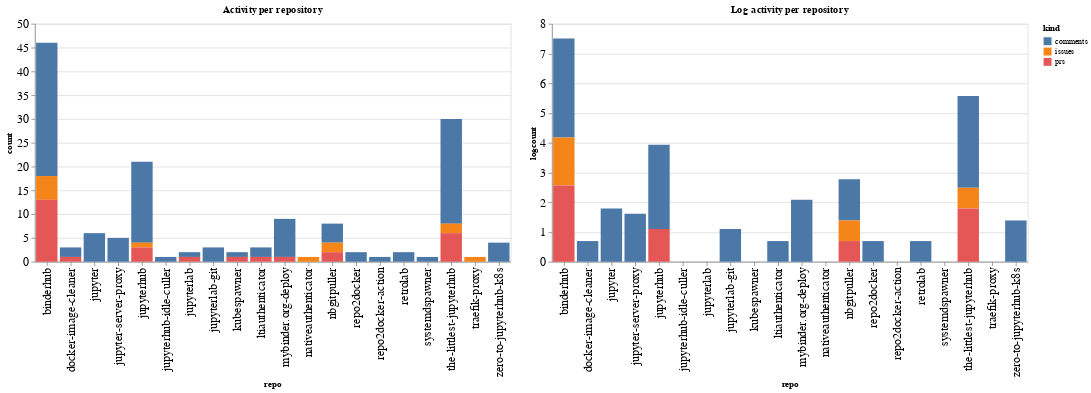

The notebook cell saved with this chart:
### Code cell
ch1 = alt.Chart(repo_summaries, width=600, title="Activity per repository").mark_bar().encode(
    x='repo',
    y='count',
    color='kind',
    tooltip="kind"
)

ch2 = alt.Chart(repo_summaries, width=600, title="Log activity per repository").mark_bar().encode(
    x='repo',
    y='logcount',
    color='kind',
    tooltip="kind"
)

ch1 | ch2

### Figure 1 — Vega-Lite specification as saved in the notebook (floating-point values rounded to 4 significant figures)
{"config": {"axisLeft": {"labelFontSize": 15}, "axisBottom": {"labelFontSize": 15}}, "hconcat": [{"mark": "bar", "encoding": {"color": {"type": "nominal", "field": "kind"}, "tooltip": {"type": "nominal", "field": "kind"}, "x": {"type": "nominal", "field": "repo"}, "y": {"type": "quantitative", "field": "count"}}, "title": "Activity per repository", "width": 600}, {"mark": "bar", "encoding": {"color": {"type": "nominal", "field": "kind"}, "tooltip": {"type": "nominal", "field": "kind"}, "x": {"type": "nominal", "field": "repo"}, "y": {"type": "quantitative", "field": "logcount"}}, "title": "Log activity per repository", "width": 600}], "data": {"name": "data-1b39b03f83a111473a41dc823caf9c23"}, "$schema": "https://vega.github.io/schema/vega-lite/v4.8.1.json", "datasets": {"data-1b39b03f83a111473a41dc823caf9c23": [{"repo": "binderhub", "kind": "comments", "count": 28, "logcount": 3.332}, {"repo": "binderhub", "kind": "issues", "count": 5, "logcount": 1.609}, {"repo": "binderhub", "kind": "prs", "count": 13, "logcount": 2.565}, {"repo": "docker-image-cleaner", "kind": "comments", "count": 2, "logcount": 0.6931}, {"repo": "docker-image-cleaner", "kind": "prs", "count": 1, "logcount": 0.0}, {"repo": "jupyter", "kind": "comments", "count": 6, "logcount": 1.792}, {"repo": "jupyter-server-proxy", "kind": "comments", "count": 5, "logcount": 1.609}, {"repo": "jupyterhub", "kind": "comments", "count": 17, "logcount": 2.833}, {"repo": "jupyterhub", "kind": "issues", "count": 1, "logcount": 0.0}, {"repo": "jupyterhub", "kind": "prs", "count": 3, "logcount": 1.099}, {"repo": "jupyterhub-idle-culler", "kind": "comments", "count": 1, "logcount": 0.0}, {"repo": "jupyterlab", "kind": "comments", "count": 1, "logcount": 0.0}, {"repo": "jupyterlab", "kind": "prs", "count": 1, "logcount": 0.0}, {"repo": "jupyterlab-git", "kind": "comments", "count": 3, "logcount": 1.099}, {"repo": "kubespawner", "kind": "comments", "count": 1, "logcount": 0.0}, {"repo": "kubespawner", "kind": "prs", "count": 1, "logcount": 0.0}, {"repo": "ltiauthenticator", "kind": "comments", "count": 2, "logcount": 0.6931}, {"repo": "ltiauthenticator", "kind": "prs", "count": 1, "logcount": 0.0}, {"repo": "mybinder.org-deploy", "kind": "comments", "count": 8, "logcount": 2.079}, {"repo": "mybinder.org-deploy", "kind": "prs", "count": 1, "logcount": 0.0}, {"repo": "nativeauthenticator", "kind": "issues", "count": 1, "logcount": 0.0}, {"repo": "nbgitpuller", "kind": "comments", "count": 4, "logcount": 1.386}, {"repo": "nbgitpuller", "kind": "issues", "count": 2, "logcount": 0.6931}, {"repo": "nbgitpuller", "kind": "prs", "count": 2, "logcount": 0.6931}, {"repo": "repo2docker", "kind": "comments", "count": 2, "logcount": 0.6931}, {"repo": "repo2docker-action", "kind": "comments", "count": 1, "logcount": 0.0}, {"repo": "retrolab", "kind": "comments", "count": 2, "logcount": 0.6931}, {"repo": "systemdspawner", "kind": "comments", "count": 1, "logcount": 0.0}, {"repo": "the-littlest-jupyterhub", "kind": "comments", "count": 22, "logcount": 3.091}, {"repo": "the-littlest-jupyterhub", "kind": "issues", "count": 2, "logcount": 0.6931}, {"repo": "the-littlest-jupyterhub", "kind": "prs", "count": 6, "logcount": 1.792}, {"repo": "traefik-proxy", "kind": "issues", "count": 1, "logcount": 0.0}, {"repo": "zero-to-jupyterhub-k8s", "kind": "comments", "count": 4, "logcount": 1.386}]}}
